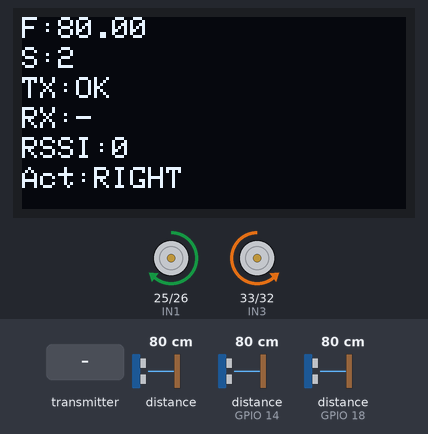
Recording of a sketch running on a simulated ESP32. Shown: 128×64 one-colour display, motor-driver pin pairs drawn as motors (green arrow = first pin HIGH = forward, orange = second pin HIGH = backward, longer = more drive, scaled by the enable pin). Wiring (inferred from the names in the program): 2 × ultrasonic range finder: trigger GPIO 5, echo GPIO 18 / trigger GPIO 13, echo GPIO 14. The test bench sets the inputs (shaded band); at power-on: distance to the obstacle 80 cm, distance to the obstacle (sensors on GPIO 14, GPIO 18) 80 cm. The echo pulse lasts 58.3 µs per cm; what the sketch prints to the serial monitor is not drawn.

Above: at 1.2 s.
1.3 s: distance to the obstacle (sensor 0) set to 11 cm
At 1.98 s:
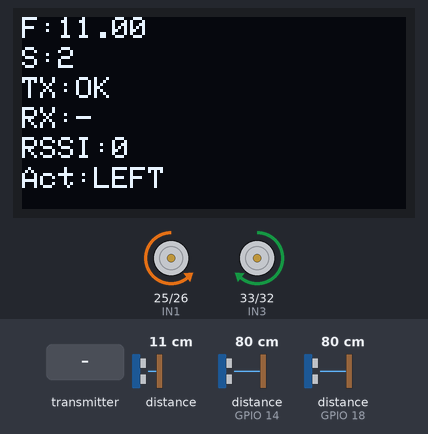
3.5 s: distance to the obstacle (sensor 0) set to 8 cm
At 4.9 s:
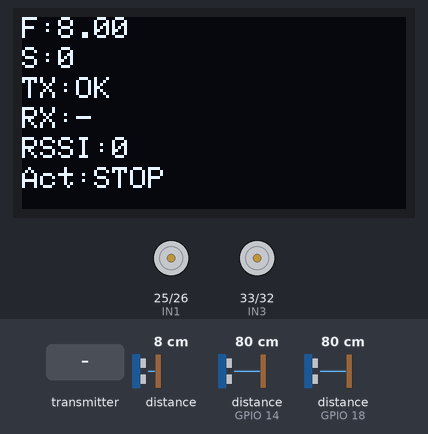
5.6 s: the transmitter starts sending frontDist = 0
At 6.8 s:
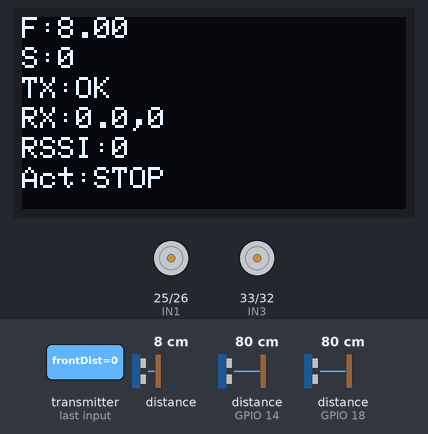
7.1 s: distance to the obstacle (sensor 0) set to 250 cm
At 8.6 s:
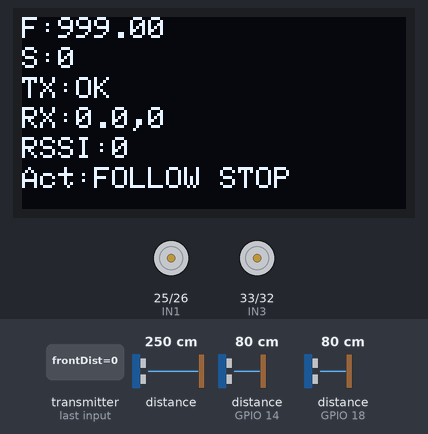
9.2 s: the transmitter starts sending frontDist = 50
At 10.4 s:
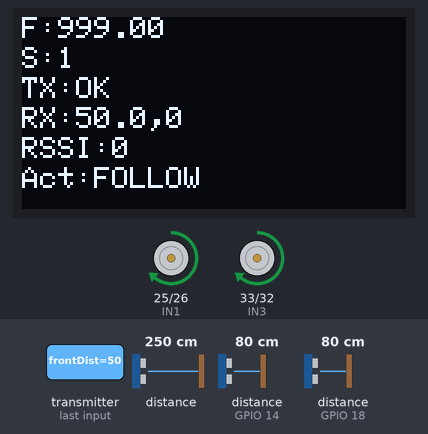
10.7 s: the transmitter starts sending state = 1
At 11.1 s:
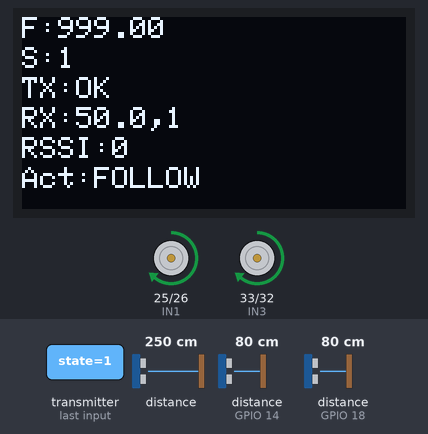
Timing chart, 0 to 13.3 s (numbered marks = the images above; inputs shaded):
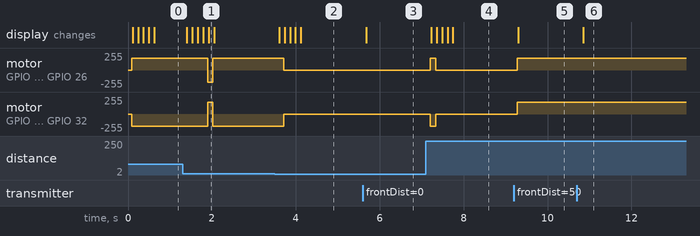

Measured:
- the behaviour switches between 10 and 9 cm on distance to the obstacle (sensor 0) (found by bisection; images 1 and 2)
- after the input at 1.3 s, the display: first changes after 0.10 s (image 1 shows a later state)
- after the input at 3.5 s, motor on GPIO 25 (IN1) / GPIO 26 (IN2): forward 180/255 → stopped after 0.21 s; motor on GPIO 33 (IN3) / GPIO 32 (IN4): backward 180/255 → stopped after 0.21 s; the display: first changes after 0.10 s (image 2 shows a later state)
- after the input at 5.6 s, the display: changes after 0.07 s (image 3)
- after the input at 7.1 s, motor on GPIO 25 (IN1) / GPIO 26 (IN2): stopped → forward 180/255 after 0.10 s, → stopped 0.13 s later; motor on GPIO 33 (IN3) / GPIO 32 (IN4): stopped → backward 180/255 after 0.10 s, → stopped 0.13 s later; the display: first changes after 0.13 s (image 4 shows a later state)
- after the input at 9.2 s, motor on GPIO 25 (IN1) / GPIO 26 (IN2), motor on GPIO 33 (IN3) / GPIO 32 (IN4): stopped → forward 180/255 after 0.07 s; the display: changes after 0.10 s (image 5)
- after the input at 10.7 s, the display: changes after 0.15 s (image 6)

The sketch:

v2_indoortesting.ino
```cpp
#include <Wire.h>
#include "Adafruit_VL53L0X.h"
#include <esp_now.h>
#include <WiFi.h>
#include <Adafruit_GFX.h>
#include <Adafruit_SSD1306.h>

// ---------------- OLED ----------------
#define SCREEN_WIDTH 128
#define SCREEN_HEIGHT 64
Adafruit_SSD1306 display(SCREEN_WIDTH, SCREEN_HEIGHT, &Wire, -1);

String oledStatus="INIT", oledTX="-", oledRX="-";
int oledRSSI=0;

// ---------------- MOTOR ----------------
#define IN1 25
#define IN2 26
#define IN3 33
#define IN4 32
#define ENA 27
#define ENB 19

// ---------------- ULTRASONIC ----------------
#define TRIG_L 5
#define ECHO_L 18
#define TRIG_R 13
#define ECHO_R 14

Adafruit_VL53L0X lox;

// ---------------- FILTER ----------------
#define N 5
float distBuffer[N]={0};
int idx=0;

// ---------------- V2V ----------------
typedef struct {
  float frontDist;
  int state;
} VehicleData;

VehicleData sendData, recvData;
bool dataReceived = false;

// 🔴 PUT V1 MAC HERE
uint8_t peerMAC[] = {0x14,0x33,0x5C,0x0B,0x23,0xAC};

// ---------------- MOTOR ----------------
void moveForward(){
  digitalWrite(IN1,HIGH); digitalWrite(IN2,LOW);
  digitalWrite(IN3,HIGH); digitalWrite(IN4,LOW);
}
void stopMotors(){
  digitalWrite(IN1,LOW); digitalWrite(IN2,LOW);
  digitalWrite(IN3,LOW); digitalWrite(IN4,LOW);
}
void turnRight(){
  digitalWrite(IN1,HIGH); digitalWrite(IN2,LOW);
  digitalWrite(IN3,LOW); digitalWrite(IN4,HIGH);
}
void turnLeft(){
  digitalWrite(IN1,LOW); digitalWrite(IN2,HIGH);
  digitalWrite(IN3,HIGH); digitalWrite(IN4,LOW);
}

// ---------------- FILTER ----------------
float movingAverage(float val){
  distBuffer[idx++] = val;
  if(idx>=N) idx=0;
  float sum=0;
  for(int i=0;i<N;i++) sum+=distBuffer[i];
  return sum/N;
}

// ---------------- ULTRASONIC ----------------
long readUltrasonic(int trig,int echo){
  digitalWrite(trig,LOW); delayMicroseconds(2);
  digitalWrite(trig,HIGH); delayMicroseconds(10);
  digitalWrite(trig,LOW);

  long duration = pulseIn(echo,HIGH,20000);

  if(duration == 0) return 200;   // ✅ FIX: treat no echo as clear path

  return duration * 0.034 / 2;
}

// ---------------- DISTANCE ----------------
float getDistanceFront(){
  VL53L0X_RangingMeasurementData_t m;
  lox.rangingTest(&m,false);
  int tof=(m.RangeStatus!=4)?m.RangeMilliMeter/10:999;
  return movingAverage(tof);
}

float getDistanceLeft(){ return readUltrasonic(TRIG_L,ECHO_L); }
float getDistanceRight(){ return readUltrasonic(TRIG_R,ECHO_R); }

// ---------------- OLED ----------------
void updateOLED(float dist,int state){
  display.clearDisplay();
  display.setCursor(0,0); display.print("F:"); display.println(dist);
  display.setCursor(0,10); display.print("S:"); display.println(state);
  display.setCursor(0,20); display.print("TX:"); display.println(oledTX);
  display.setCursor(0,30); display.print("RX:"); display.println(oledRX);
  display.setCursor(0,40); display.print("RSSI:"); display.println(oledRSSI);
  display.setCursor(0,50); display.print("Act:"); display.println(oledStatus);
  display.display();
}

// ---------------- ESP-NOW ----------------
void OnDataSent(const wifi_tx_info_t *info, esp_now_send_status_t status){
  oledTX = (status==ESP_NOW_SEND_SUCCESS)?"OK":"FAIL";
}

void OnDataRecv(const esp_now_recv_info_t *info,const uint8_t *data,int len){
  memcpy(&recvData,data,sizeof(recvData));
  oledRX=String(recvData.frontDist,1)+","+String(recvData.state);
  oledRSSI=info->rx_ctrl->rssi;
  dataReceived = true;
}

void sendVehicleData(float dist,int state){
  sendData.frontDist=dist;
  sendData.state=state;
  esp_now_send(peerMAC,(uint8_t*)&sendData,sizeof(sendData));
}

// ---------------- CONTROL ----------------
void controlLogic(float dist){

  float left=getDistanceLeft();
  delay(10);
  float right=getDistanceRight();

  // Debug (optional)
  Serial.print("L: "); Serial.print(left);
  Serial.print(" R: "); Serial.println(right);

  // Immediate obstacle
  if(dist<10){
    stopMotors(); oledStatus="STOP";
    sendVehicleData(dist,0);
    updateOLED(dist,0);
    return;
  }

  // Obstacle avoidance
  if(dist<400){
    if(left>10 && left>right){
      turnLeft(); oledStatus="LEFT";
    }
    else if(right>10){
      turnRight(); oledStatus="RIGHT";
    }
    else{
      // ✅ FIX: escape instead of freeze
      oledStatus="ESCAPE";
      turnRight();
      delay(200);
    }

    sendVehicleData(dist,2);
    updateOLED(dist,2);
    return;
  }

  // No V1 data yet → move forward
  if(!dataReceived){
    moveForward(); oledStatus="SEARCH";
    sendVehicleData(dist,1);
    updateOLED(dist,1);
    return;
  }

  // FOLLOW LOGIC
  if(recvData.frontDist < 30){
    stopMotors(); oledStatus="FOLLOW STOP";
    sendVehicleData(dist,0);
    updateOLED(dist,0);
    return;
  }

  moveForward(); oledStatus="FOLLOW";
  sendVehicleData(dist,1);
  updateOLED(dist,1);
}

// ---------------- SETUP ----------------
void setup(){
  Serial.begin(115200);

  pinMode(IN1,OUTPUT); pinMode(IN2,OUTPUT);
  pinMode(IN3,OUTPUT); pinMode(IN4,OUTPUT);

  pinMode(TRIG_L,OUTPUT); pinMode(ECHO_L,INPUT);
  pinMode(TRIG_R,OUTPUT); pinMode(ECHO_R,INPUT);

  pinMode(ENA,OUTPUT); pinMode(ENB,OUTPUT);

  Wire.begin(21,22);
  lox.begin();

  analogWrite(ENA,180);
  analogWrite(ENB,180);

  display.begin(SSD1306_SWITCHCAPVCC,0x3C);
  display.setTextSize(1);
  display.setTextColor(WHITE);

  WiFi.mode(WIFI_STA);
  esp_now_init();

  esp_now_peer_info_t peerInfo={};
  memcpy(peerInfo.peer_addr,peerMAC,6);
  esp_now_add_peer(&peerInfo);

  esp_now_register_recv_cb(OnDataRecv);
  esp_now_register_send_cb(OnDataSent);
}

// ---------------- LOOP ----------------
void loop(){
  float dist=getDistanceFront();
  controlLogic(dist);
  delay(50);
}
```
